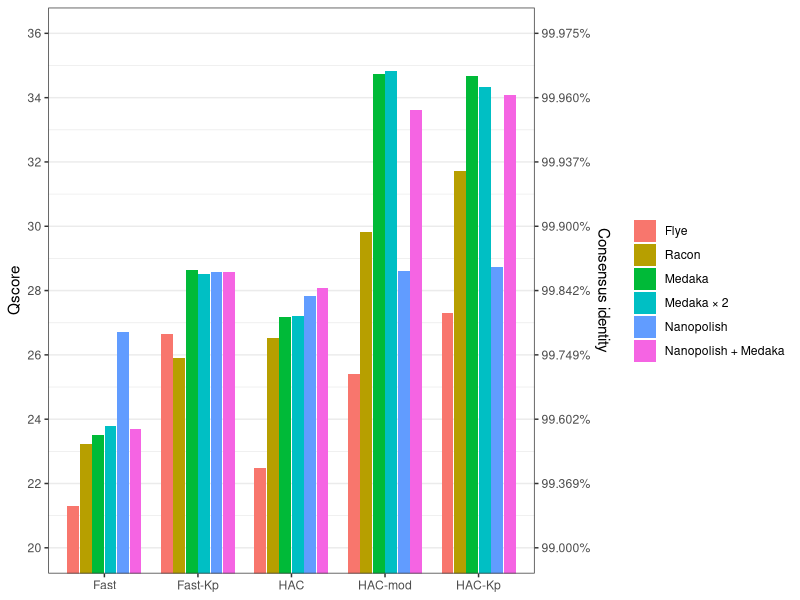
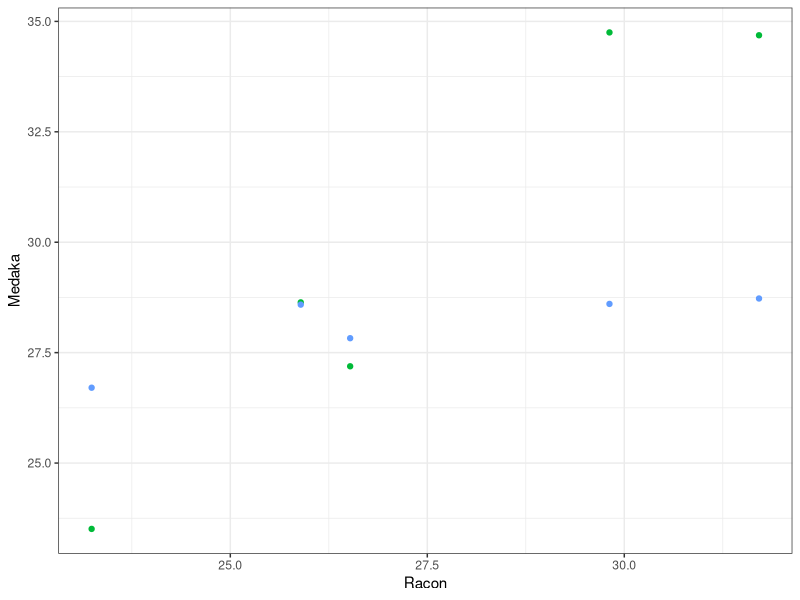

Generate these figures, in order, with R:
## ---- chunk 1
library(tidyverse)
library(knitr)
opts_chunk$set(fig.width=7.5, fig.height=3.5, dpi=300, fig.path='./plots/', echo=T, dev=c('png','pdf'), warning=FALSE, message=FALSE)
## ---- chunk 2
results <- read_tsv("results.tsv")
results$Polish <- factor(results$Polish,
                         levels = c("Flye", "Racon", "Medaka", "Medaka × 2", "Nanopolish", "Nanopolish + Medaka"))
results$Model <- factor(results$Model,
                         levels = c("Fast", "Fast-Kp", "HAC", "HAC-mod", "HAC-Kp"))
## ---- chunk 3
plot_breaks <- seq(0, 50, 2)
plot_minor_breaks <- seq(0, 50, 1)

ggplot(data = results, aes(fill = Polish, y = Qscore, x = Model)) +
  geom_bar(width=0.75, position = position_dodge(0.8), stat = "identity") +
  theme_bw() + theme(panel.grid.major.x = element_blank(), legend.title=element_blank(), legend.spacing.x = unit(0.1, 'cm')) +
  coord_cartesian(ylim = c(20, 36)) +
  scale_y_continuous(breaks=plot_breaks, minor_breaks = plot_minor_breaks,
                     sec.axis = sec_axis(~ ., name = "Consensus identity",
                                         labels = function(x) paste0(sprintf("%.3f", 100.0 * (1 - 1/10^(x/10.0))), "%"),
                                         breaks = plot_breaks)) +
  labs(title = NULL, y = "Qscore", x = NULL)
## ---- chunk 4
qscores <- data.frame(filter(results, Polish == "Racon")$Qscore,
                      filter(results, Polish == "Medaka")$Qscore,
                      filter(results, Polish == "Nanopolish")$Qscore)
colnames(qscores) <- c("Racon", "Medaka", "Nanopolish")

ggplot(data = qscores) +
  geom_point(aes(x = Racon, y = Medaka), colour = "#00ba38") +
  geom_point(aes(x = Racon, y = Nanopolish), colour = "#619cff") +
  theme_bw()
  labs(title = NULL, y = "Qscore", x = NULL)
